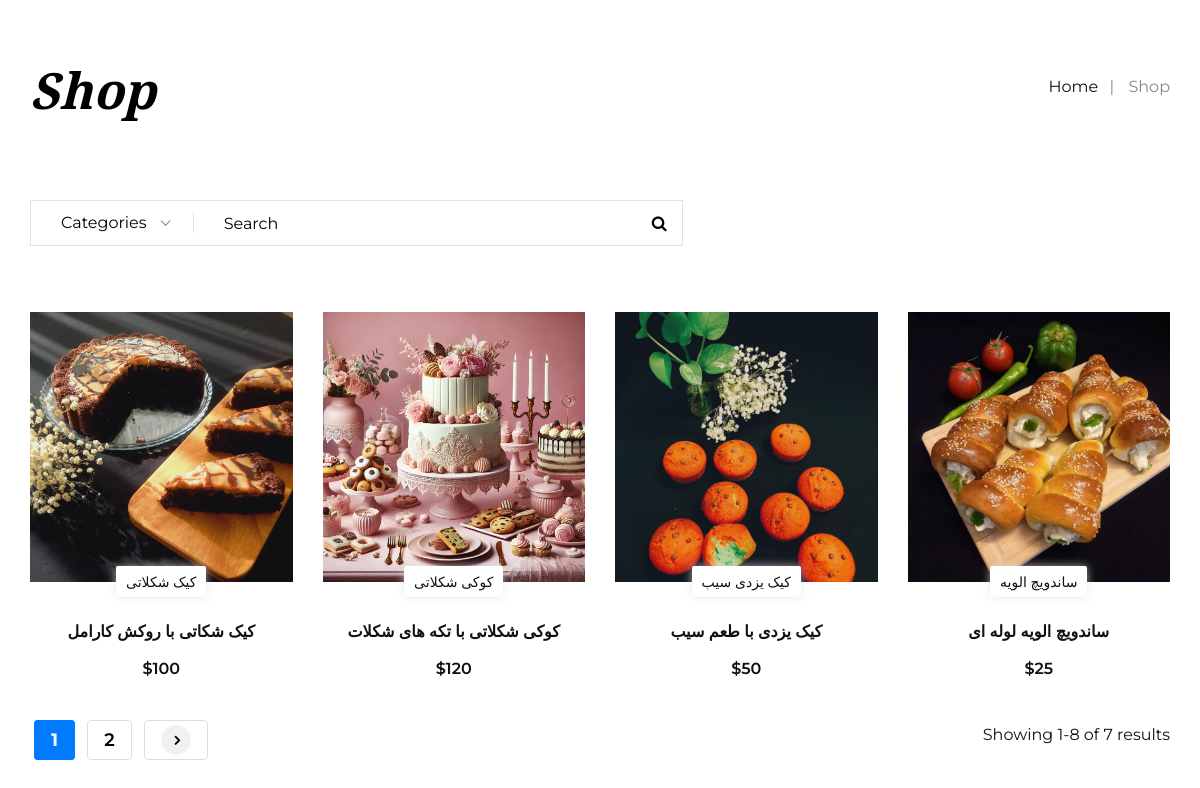
Page /products on the committed database.
### product_module/models.py (models this page shows, shortened)
class Product(models.Model):
    category = models.ManyToManyField(productCategory, verbose_name='دیته بندی')
    title = models.CharField(max_length=100, verbose_name='عنوان محصول', db_index=True)
    url_title = models.CharField(max_length=100, verbose_name='عنوان در url', db_index=True)
    price = models.IntegerField(verbose_name='قیمت محصول')
    image = models.ImageField(upload_to='images/products', verbose_name='تصویر اصلی')
    short_description = models.TextField(verbose_name='توضحات کوتاه محصول')
    description = models.TextField(verbose_name='توضیحات محصول')
    is_active = models.BooleanField(default=False, verbose_name='فعال')
    slug = models.SlugField(default="", db_index=True, unique=True, null=False, blank=True, max_length=400,
                            allow_unicode=True, verbose_name='slug')
    is_deleted = models.BooleanField(default=False, verbose_name='حذف')
    number = models.IntegerField(verbose_name='حداقل مقدار خرید', default=1, blank=True, null=True)
    class Meta:
        verbose_name = 'product'
        verbose_name_plural = "product's"

### product_module/views.py (the view)
# urls.py: path('products', views.ProductListView.as_view(), name='product-list'),
class ProductListView(ListView):
    template_name = 'product_module/product_list.html'
    model = Product
    paginate_by = 4
    context_object_name = 'products'
    def get_queryset(self):
        query = super(ProductListView, self).get_queryset()
        query = query.filter(is_active=True)
        search_query = self.request.GET.get('search_html', None)
        if search_query:
            query = query.filter(Q(title__icontains=search_query))
        category_url = self.request.GET.get('category')
        if category_url:
            query = query.filter(category__url__iexact=category_url)
        return query
    def get_context_data(self, **kwargs):
        context = super(ProductListView, self).get_context_data(**kwargs)
        context['categorise'] = productCategory.objects.filter(is_active=True).all()
        context['search_query'] = self.request.GET.get('search_html', '')
        context['product_count'] = Product.objects.all().count()
        return context

### product_module/templates/product_module/product_list.html (shortened to what this page needs)
{% extends 'shared/layout.html' %}
{% block content %}
    <div class="breadcrumb-option">
        <div class="container">
            <div class="row">
                <div class="col-lg-6 col-md-6 col-sm-6">
                    <div class="breadcrumb__text">
                        <h2>Shop</h2>
                    </div>
                </div>
                <div class="col-lg-6 col-md-6 col-sm-6">
                    <div class="breadcrumb__links">
                        <a href=".{% url 'home' %}">Home</a>
                        <span>Shop</span>
                    </div>
                </div>
            </div>
        </div>
    </div>
    <section class="shop spad">
        <div class="container">
            <div class="shop__option">
                <div class="row">
                    <div class="col-lg-7 col-md-7">
                        <div class="shop__option__search">
                            <form method="get" action="">
                                <input type="text" name="search_html" placeholder="Search" value="{{ search_query }}">
                                <button type="submit"><i class="fa fa-search"></i></button>
                            </form>
                        </div>
                    </div>
                    <div class="col-lg-5 col-md-5">
                    </div>
                </div>
            </div>
            <div class="row">
                {% if products %}
                    {% for product in products %}
                        <div class="col-lg-3 col-md-6 col-sm-6">
                            <div class="product__item">
                                <div class="product__item__pic set-bg" data-setbg="{{ product.image.url }}">
                                    <div class="product__label">
                                        <span>{{ product.title }}</span>
                                    </div>
                                </div>
                                <div class="product__item__text">
                                    <h6><a href="#">{{ product.short_description }}</a></h6>
                                    <div class="product__item__price">${{ product.price }}</div>
                                </div>
                            </div>
                        </div>
                    {% endfor %}
                {% else %}
                    <div class="col-12 text-center">
                        <p class="no-products-message">No products found matching your search.</p>
                    </div>
                {% endif %}
            </div>
            <div class="shop__last__option">
                <div class="row">
                    <div class="col-lg-6 col-md-6 col-sm-6">
                        <div class="shop__pagination">
                            {% for page_num in page_obj.paginator.page_range %}
                                <a onclick="fillpage({{ page_num }})"
                                   href="#" class="{% if page_obj.number == page_num %}
                               active {% endif %}">{{ page_num }}</a>
                            {% endfor %}
                            {% if page_obj.has_next %}
                                <a onclick="fillpage({{ page_obj.next_page_number }})"><span
                                        class="arrow_carrot-right"></span></a>
                            {% endif %}
                        </div>
                    </div>
                    <div class="col-lg-6 col-md-6 col-sm-6">
                        <div class="shop__last__text">
                            <p>Showing 1-8 of {{ product_count }} results</p>
                        </div>
                    </div>
                </div>
            </div>
        </div>
    </section>
{% endblock %}

### static/css/custom.css (style rules this page uses)
.shop__pagination a.active { font-weight: bold; color: white; background-color: #000000; border-color: #007bff; }
.shop__pagination a { text-decoration: none; color: black; padding: 8px 16px; border: 1px solid #ddd; margin: 0 4px; border-radius: 4px; transition: background-color 0.3s, color 0.3s; font-size: 18px; font-weight: 600; position: relative; top: 2px; }
.shop__pagination a span { display: inline-block; width: 30px; height: 30px; line-height: 30px; text-align: center; border-radius: 50%; background-color: #f1f1f1; transition: background-color 0.3s, color 0.3s; font-size: 18px; font-weight: 600; position: relative; top: 2px; }
.shop__pagination a.active { font-weight: bold; color: white; background-color: #007bff; border-color: #007bff; }

### rows in the picture
Product: shows a picture, title "کیک شکلاتی", short_description "کیک شکاتی با روکش کارامل", price "100"
Product: shows a picture, title "کوکی شکلاتی", short_description "کوکی شکلاتی با تکه های شکلات", price "120"
Product: shows a picture, title "کیک یزدی سیب", short_description "کیک یزدی با طعم سیب", price "50"
Product: shows a picture, title "ساندویچ الویه", short_description "ساندویچ الویه لوله ای", price "25"

### other values in the picture
{{ page_num }} "1" "2"
{{ product_count }} "7"
